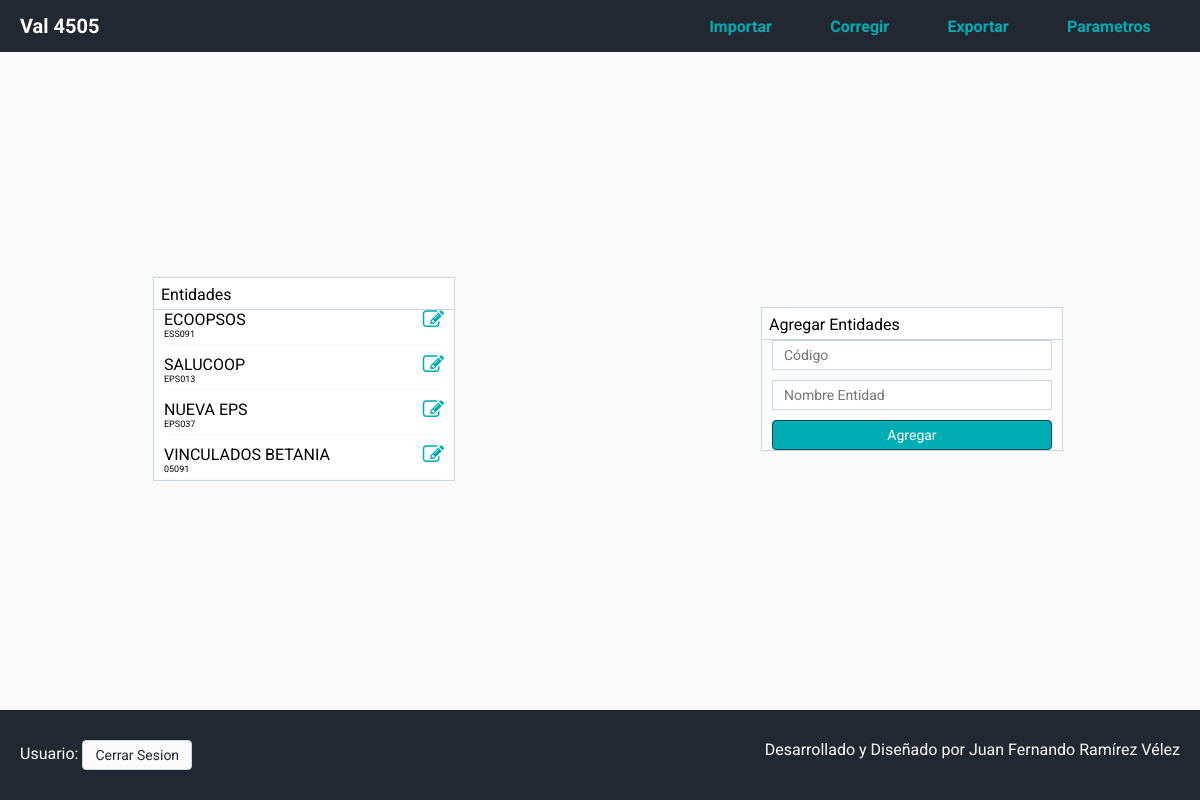
/dist/inicio.php?menu=3, run on an earlier commit of the app's database.
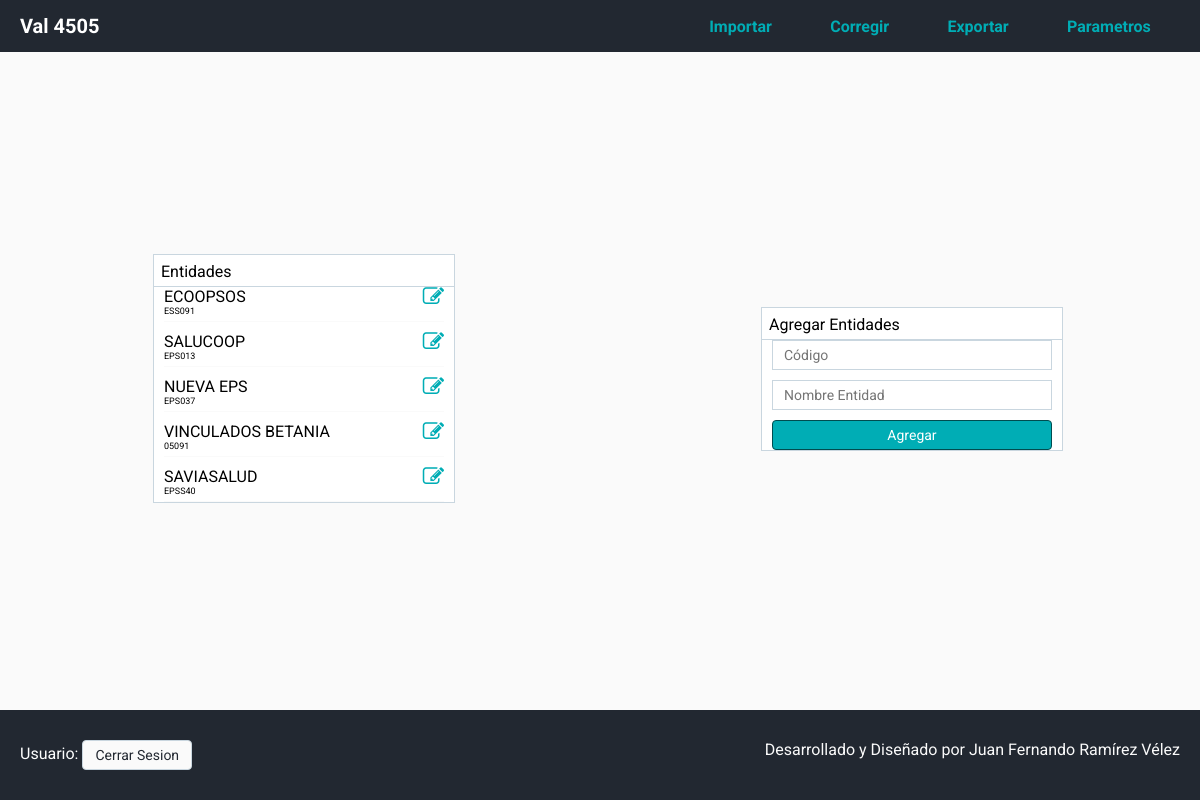
And on a later commit of the database.
### tables this page shows
CREATE TABLE IF NOT EXISTS `entidades` (
  `ENTIDAD_ID` int(11) NOT NULL AUTO_INCREMENT,
  `ENTIDAD_COD` varchar(45) DEFAULT NULL,
  `ENTIDAD_NAME` varchar(45) DEFAULT NULL,
  PRIMARY KEY (`ENTIDAD_ID`),
  UNIQUE KEY `ENTIDAD_ID_UNIQUE` (`ENTIDAD_ID`)
);

### dist/clases/class.ConnectionMySQL.php (called while the page is built)
<?php
abstract class ConnectionMySQL {
	private static $db_host = 'localhost';
	private static $db_user = 'root';
	private static $db_pass = '';
	protected $db_name = 'val4505';
	public function __construct(){
		$dns = "mysql:host=" . self::$db_host . ";dbname=" . $this->db_name;
		$options = array( PDO::MYSQL_ATTR_LOCAL_INFILE => 1,PDO::ATTR_ERRMODE => PDO::ERRMODE_EXCEPTION,PDO::MYSQL_ATTR_INIT_COMMAND => 'SET NAMES utf8');
	try {
		$this->conn = new PDO($dns, self::$db_user, self::$db_pass, $options);
	} catch(PDOException $e){
            $this->error = $e->getMessage();
        }
	}
}
?>

### dist/clases/class.Menu.php (called while the page is built, shortened)
<?php
require_once ("class.ConnectionMySQL.php");
class Menu extends ConnectionMySQL {
	public function getMenu ($id_menu) {
		$this->query = $this->conn->prepare('SELECT MENU_ID, MENU_NAME, MENU_HTML FROM menu WHERE MENU_ID ='.$id_menu);
		$this->query->execute();
		return $this->query->fetchAll(PDO::FETCH_BOTH);
	}
}
?>

### dist/clases/class.Entidad.php (called while the page is built, shortened)
<?php
require_once ("class.ConnectionMySQL.php");
class Entidad extends ConnectionMySQL {
	public function getEntidades () {
		$this->query = $this->conn->prepare('SELECT ENTIDAD_ID, ENTIDAD_COD, ENTIDAD_NAME FROM entidades');
		$this->query->execute();
		return $this->query->fetchAll(PDO::FETCH_BOTH);
	}
}
?>

### dist/page.Entidades.php (the view, shortened to what this page needs)
<div class="row-container">
	<div class="param-box">
		<div class="param-title">
			Entidades
		</div>
		<div class="param-content">
			<ul>
			<?php
			for ($i=0;$i<sizeof($list_enti);$i++)
			{
			?>
				<li>
					<div class="entidad-item"><?php echo $list_enti[$i]["ENTIDAD_NAME"];?></div>
					<div class="entidad-item-edit"><a href="?menu=4&CodEPS=<?php echo $list_enti[$i]["ENTIDAD_COD"];?>" title="Editar"><i class="fa fa-pencil-square-o fa-lg"></i></a></div>
					<div class="entidad-detalle"><?php echo $list_enti[$i]["ENTIDAD_COD"];?></div>
				</li>
			<?php
			}
			?>
			</ul>
		</div>
	</div>
	<div class="param-box">
		<div class="param-title">
			Agregar Entidades
		</div>
		<div class="param-content">
			<form action="modulos/module.AgregarEntidad.php" class="form" method="POST">
				<input type="text" name="ent-cod" placeholder="Código">
				<input type="text" name="ent-nombre" placeholder="Nombre Entidad">
				<input type="submit" class="btn btn-primary btn-large ent-submit" name="grabar-entidad" value="Agregar" />
			</form>
		</div>
	</div>
</div>

### dist/inicio.php (shortened to what this page needs)
<?php
    $sesion = new sesion();
    require_once ("clases/class.Menu.php");
    $menu = new Menu();
    if (isset($_GET['menu'])){
        $id = $menu->getMenu($_GET['menu']);
    }
    require_once ("clases/class.Entidad.php");
    $entidad = new Entidad();
    $list_enti = $entidad->getEntidades();
?>
<!doctype html>
<html lang="es">
    <head>
        <link rel="stylesheet" href="./css/style.css">
        <link rel="stylesheet" href="https://cdnjs.cloudflare.com/ajax/libs/font-awesome/4.4.0/css/font-awesome.css">
    </head>
    <body class="flex-body">
        <header>
            <div class="logo"><a href="inicio.php">Val 4505</a></div>
            <nav>
                <ul class="menu">
                    <li><a href="?menu=6">Importar</a></li>
                    <li><a href="">Corregir</a></li>
                    <li><a href="">Exportar</a></li>
                    <li><a href="?menu=2">Parametros</a></li>
                </ul>
        </nav>
        </header>
        <div class="container">
                <?php
                    if (!empty($_GET["menu"]))
                    {
                        for ($i=0;$i<sizeof($id);$i++)
                        {
                        include ($id["$i"]["MENU_HTML"].".php");
                        }
                    }
                    else
                    {
                    }
                ?>
        </div>
        <footer>
            <div class="footer-usuario">
                Usuario:  <?php echo $sesion->get("usuario");?> <button class="btn btn-default" ><a href="modulos/module.CerrarSesion.php"> Cerrar Sesion </a></button>
            </div>
            <div class="footer-derechos">
                Desarrollado y Diseñado por Juan Fernando Ramírez Vélez
            </div>
        </footer>
    </body>
</html>

What changed in the data, as far as the page shows it:
added entidades: ENTIDAD_NAME "SAVIASALUD", ENTIDAD_COD "EPSS40"
